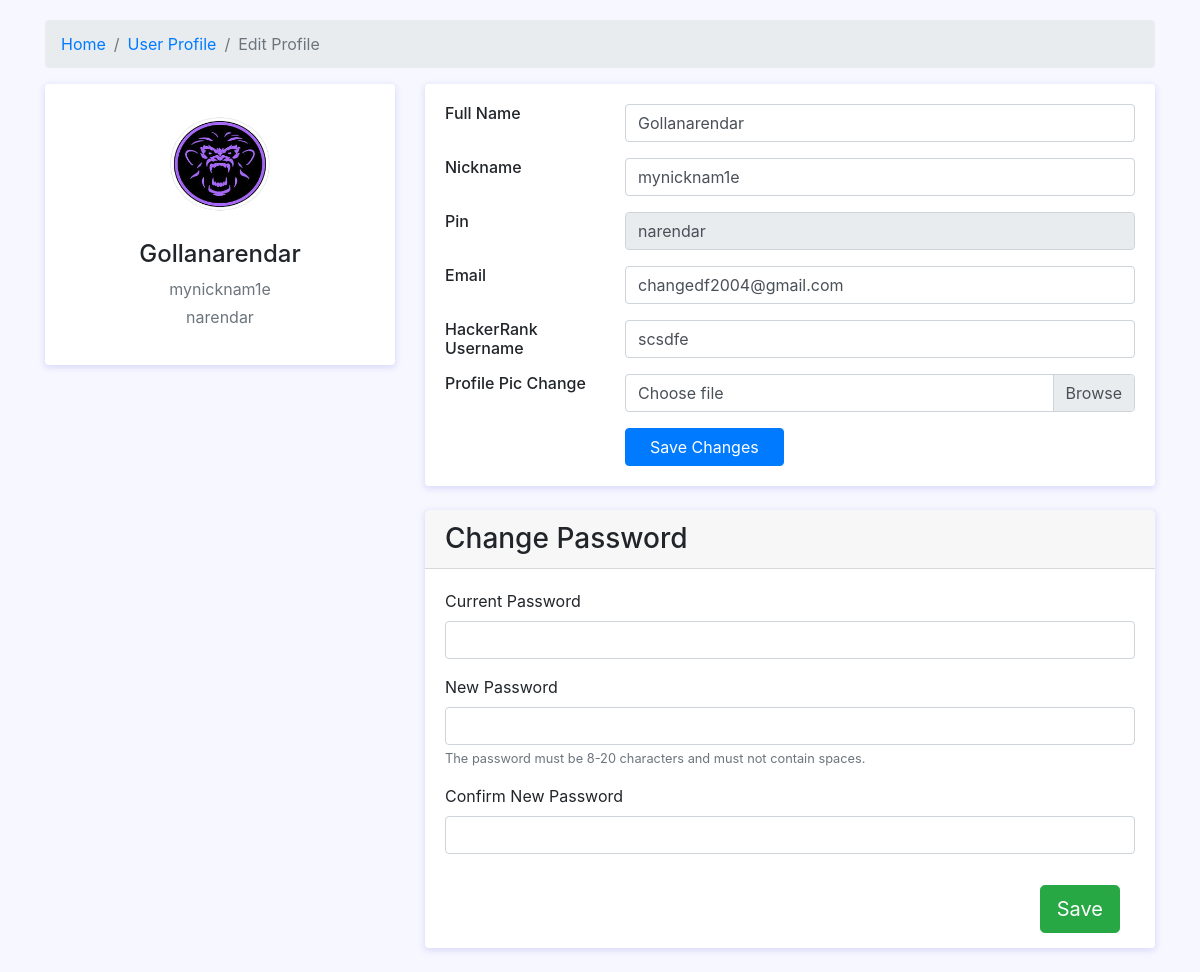
The app's page /profile/editprofile/ (signed in) with its own data.
### profilepage/models.py (models this page shows, shortened)
class Profile(models.Model):
    user = models.OneToOneField(User, on_delete=models.CASCADE)
    nickname = models.CharField(max_length=30,default='yournickname')
    hackerrank_id = models.CharField(max_length=20,default='yourhackerrankid')
    c1progress = models.FloatField(default='0')
    c2progress = models.FloatField(default='0')
    name = models.CharField(max_length=50)
    imguploadlimit = models.PositiveSmallIntegerField(default='10')
    image = models.ImageField(upload_to='profile_images/', default='profile_images/default.jpg')

### profilepage/views.py (the view)
# urls.py: path('editprofile/',views.editprofile,name='editprofile'),
@login_required
def editprofile(request):
    user_profile = Profile.objects.filter(user=request.user).first()
    if user_profile is None:
        return redirect('home')
    else:
        context = {'user_profile': user_profile}
        return render(request, 'profile/editprofile.html', context)

### templates/profile/editprofile.html (shortened to what this page needs)
<!DOCTYPE html>
<html lang="en">
<head>
    <link href="https://cdn.jsdelivr.net/npm/bootstrap@4.5.0/dist/css/bootstrap.min.css" rel="stylesheet">
</head>
<body>
    <div class="container">
        <nav aria-label="breadcrumb" class="main-breadcrumb">
            <ol class="breadcrumb">
                <li class="breadcrumb-item"><a href="{% url  'home' %}">Home</a></li>
                <li class="breadcrumb-item "><a href="{% url 'profile' %}">User Profile</a></li>
                <li class="breadcrumb-item active" aria-current="page">Edit Profile</li>
            </ol>
        </nav>
        <div class="main-body">
            <div class="row">
                <div class="col-lg-4">
                    <div class="card">
                        <div class="card-body">
                            <div class="d-flex flex-column align-items-center text-center">
                                <img src="{{ user_profile.image.url }}" alt="Admin"
                                    class="rounded-circle" width="120">
                                <div class="mt-3">
                                    <h4>{{ user_profile.name }}</h4>
                                    <p class="text-secondary mb-1">{{ user_profile.nickname }}</p>
                                    <p class="text-muted font-size-sm">{{ user_profile.user.username }}</p>
                                </div>
                            </div>
                        </div>
                    </div>
                </div>
                <div class="col-lg-8">
                    <div class="card">
                        <div class="card-body">
                            <form action='profileedithandle' method='post' enctype="multipart/form-data"> {% csrf_token %}
                            <div class="row mb-3">
                                <div class="col-sm-3">
                                    <h6 class="mb-0">Full Name</h6>
                                </div>
                                <div class="col-sm-9 text-secondary">
                                    <input type="text" class="form-control" value="{{ user_profile.name }}" name="changedName">
                                </div>
                            </div>
                            <div class="row mb-3">
                                <div class="col-sm-3">
                                    <h6 class="mb-0">Nickname</h6>
                                </div>
                                <div class="col-sm-9 text-secondary">
                                    <input type="text" class="form-control" value="{{ user_profile.nickname }}" name="changedNickName">
                                </div>
                            </div>
                            <div class="row mb-3">
                                <div class="col-sm-3">
                                    <h6 class="mb-0">Pin</h6>
                                </div>
                                <div class="col-sm-9 text-secondary">
                                    <input type="text" class="form-control" value="{{ user_profile.user.username }}" disabled readonly>
                                </div>
                            </div>
                            <div class="row mb-3">
                                <div class="col-sm-3">
                                    <h6 class="mb-0">Email</h6>
                                </div>
                                <div class="col-sm-9 text-secondary">
                                    <input type="email" class="form-control" value="{{ user_profile.user.email }}" name="changedEmail">
                                </div>
                            </div>
                            <div class="row mb-3">
                                <div class="col-sm-3">
                                    <h6 class="mb-0">HackerRank Username</h6>
                                </div>
                                <div class="col-sm-9 text-secondary">
                                    <input type="text" class="form-control" value="{{ user_profile.hackerrank_id }}" name="changedHackId">
                                </div>
                            </div>
                            <div class="row mb-3">
                                <div class="col-sm-3">
                                    <h6 class="mb-0">Profile Pic Change</h6>
                                </div>
                                <div class="col-sm-9 text-secondary">
                                <div class="custom-file">
                                    <label class="custom-file-label" for="inputGroupFile01">Choose file</label>
                                  </div>
                                </div>
                            </div>
                            <div class="row">
                                <div class="col-sm-3"></div>
                                <div class="col-sm-9 text-secondary">
                                    <input type="submit" class="btn btn-primary px-4" value="Save Changes">
                                </div>
                            </div>
                            </div>
                        </div>
                            <div class="card card-outline-secondary">
                                <form method="post" action="change_password">
                                    <div class="card-header">
                                        <h3 class="mb-0">Change Password</h3>
                                    </div>
                                    <div class="card-body">
                                        <div class="form-group">
                                            <label for="id_old_password">Current Password</label>
                                            <input type="password" id="id_old_password" name="old_password" class="form-control" required>
                                        </div>
                                        <div class="form-group">
                                            <label for="id_new_password1">New Password</label>
                                            <input type="password" id="id_new_password1" name="new_password1" class="form-control" required>
                                            <small class="form-text text-muted">The password must be 8-20 characters and must not contain spaces.</small>
                                        </div>
                                        <div class="form-group">
                                            <label for="id_new_password2">Confirm New Password</label>
                                            <input type="password" id="id_new_password2" name="new_password2" class="form-control" required>
                                        </div>
                                        <div class="form-group">
                                            <button type="submit" class="btn btn-success btn-lg float-right" style="margin:15px;">Save</button>
                                        </div>
                                    </div>
                                </form>
                            </div>
                        </div>
                    </div>
                </div>
            </div>
</body>
</html>

### templates/profile/editprofile.html (style rules this page uses)
body { background: #f7f7ff; margin-top: 20px; }
.card { position: relative; display: flex; flex-direction: column; min-width: 0; word-wrap: break-word; background-color: #fff; background-clip: border-box; border: 0 solid transparent; border-radius: .25rem; margin-bottom: 1.5rem; box-shadow: 0 2px 6px 0 rgb(218 218 253 / 65%), 0 2px 6px 0 rgb(206 206 238 / 54%); }

### records on screen
Profile: image (picture), name "Gollanarendar", nickname "mynicknam1e", user.username "narendar", changedName "Gollanarendar", changedNickName "mynicknam1e", changedEmail "changedf2004@gmail.com", changedHackId "scsdfe"
